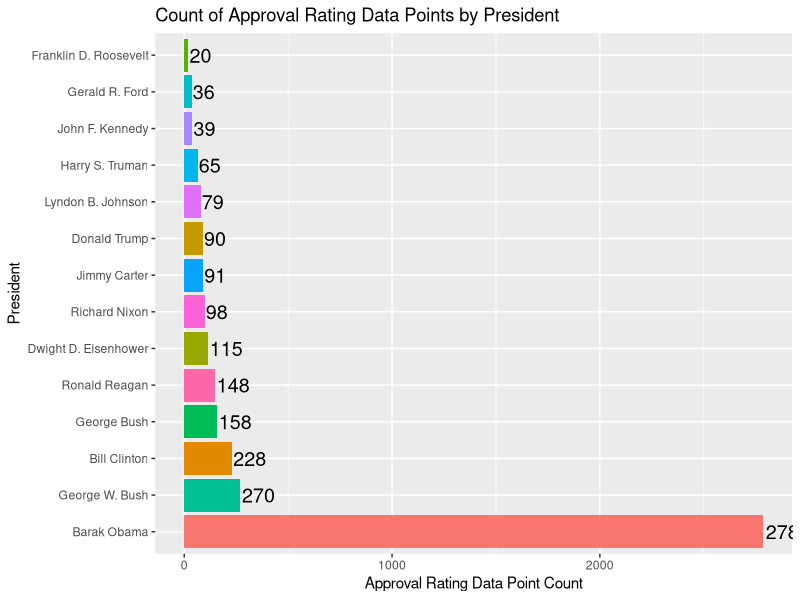
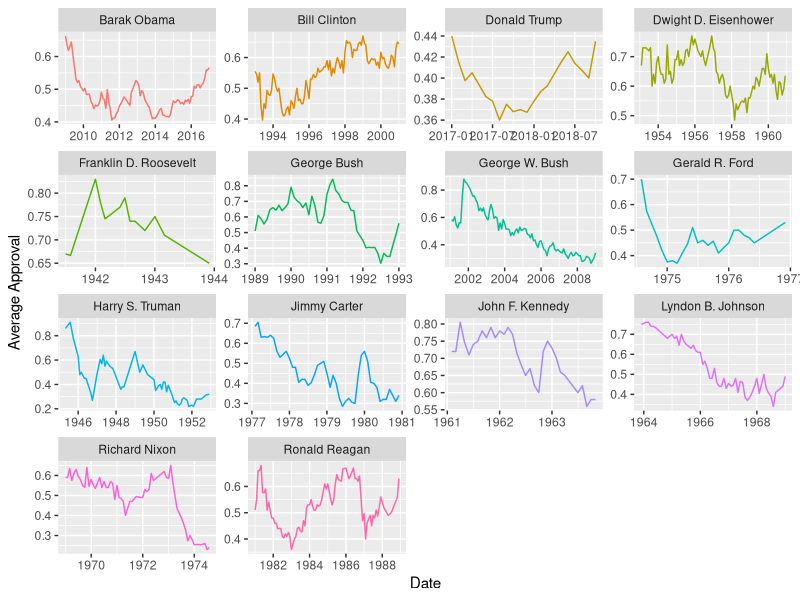
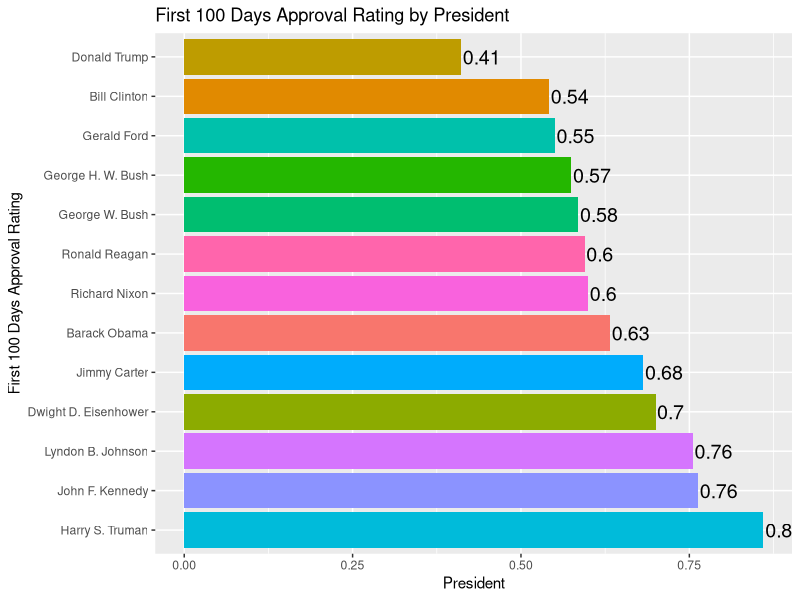

These charts were generated, in order, by the following R code: (Note: this script raises an error after producing the figures.)

# -----------------------------------------------------------------
#                               Analysis set up
# -----------------------------------------------------------------

setwd("/Users/wwaite/Dev/gtech/CSE 6242/bwaite15104.github.io/analysis/")
setwd("/Users/wwaite/Dev/gtech/CSE 6242/bwaite15104.github.io/data/")

# Load libraries
library(ggplot2)
library(dplyr)
library(tidyr)
library(lubridate)

# Load datasets
approval <- tbl_df(read.csv('Presidential Approval Ratings.csv', stringsAsFactors = FALSE))
speech_sentiments <- tbl_df(read.csv('speech_polarity_and_diversity.csv', stringsAsFactors = FALSE))
presidents <- tbl_df(read.csv('president_terms.csv', stringsAsFactors = FALSE))

# -----------------------------------------------------------------
#                  Approval Rating Structure, Analysis + Vizz
# -----------------------------------------------------------------

# Fix data types
approval$Start.Date <- mdy(approval$Start.Date)
approval$End.Date <- mdy(approval$End.Date)

# Modify df and mutate
df_approve <- approval %>%
  rename(start_date = Start.Date,
         end_date = End.Date,
         unsure_noData = Unsure.NoData) %>%
  mutate(approval_rate = Approving / 100)

# Data checks
nrow(df_approve) # 4224 rows
table(df_approve$President) # 66% of the dataset is obama

# Visualize count of approval rating data points
df_approve %>%
  select(President) %>%
  group_by(President) %>%
  count() %>%
  rename(rating_count = n) %>%
  arrange(desc(rating_count)) %>%
  ggplot(aes(x = reorder(President, -rating_count), y = rating_count, fill = President)) +
  geom_bar(stat = 'identity') +
  geom_text(aes(label = rating_count),
            position = position_dodge(width = 1),
            hjust = -0.05, size = 5) +
  coord_flip() +
  theme(legend.position="none") +
  labs(x = 'President', 
       y = 'Approval Rating Data Point Count', 
       title = 'Count of Approval Rating Data Points by President')

# Modify start_date to show month + year, to get a distribution of data points for sparse presidents
df_approve$start_year <- year(df_approve$start_date)

monthly_approval <- df_approve %>%
  group_by(President,
           start_year,
           month = floor_date(start_date, "month")) %>%
  summarize(avg_approval = mean(approval_rate))

monthly_approval %>%
  ggplot(aes(x = month, y = avg_approval, color = President)) +
  geom_line() +
  facet_wrap(~ President, scales = "free") +
  theme(legend.position="none") +
  labs(x = 'Date', y = 'Average Approval')
  
# -----------------------------------------------------------------
#        Analyze approval ratings by term checkpoints
# -----------------------------------------------------------------

#  Confirm president names for join
name_check <- df_approve %>%
  select(President) %>%
  full_join(presidents, by = c('President' = 'president')) %>%
  select(President, start_date) %>%
  distinct()

# Fix names
df_approve$President[df_approve$President == 'Barak Obama'] <- 'Barack Obama'
df_approve$President[df_approve$President == 'George Bush'] <- 'George H. W. Bush'
df_approve$President[df_approve$President == 'Gerald R. Ford'] <- 'Gerald Ford'

# Join with start date and mutate to add term checkpoints
presidents$start_date <- mdy(presidents$start_date)

term_checkpoints <- presidents %>%
  select(president, start_date) %>%
  full_join(df_approve, by = c('president' = 'President')) %>%
  filter(!is.na(start_date.y)) %>%
  rename(term_start = start_date.x,
         rating_date = start_date.y,
         rating_year = start_year) %>%
  select(president, term_start, rating_year, rating_date, approval_rate) %>%
  mutate(term_rating_date_delta = as.integer(rating_date - term_start))

# Visualize First 100 Days approval vs. sentiment
first_100 <- term_checkpoints %>%
  mutate(checkpoint = if_else(term_rating_date_delta <= 100, 'First 100 Days', 'After First 100 Days')) %>%
  filter(checkpoint == 'First 100 Days') %>%
  group_by(president, checkpoint) %>%
  mutate(first_100_approval = mean(approval_rate)) %>%
  select(president, checkpoint, first_100_approval) %>%
  distinct()

# Visualize First 100 Rating difference by president
first_100 %>%
  ggplot(aes(x = reorder(president, -first_100_approval), y = first_100_approval, fill = president)) +
  geom_bar(stat = 'identity') + 
  geom_text(aes(label = round(first_100_approval,2)),
            position = position_dodge(width = 1),
            hjust = -0.05, size = 5) +
  coord_flip() +
  theme(legend.position="none") +
  labs(y = 'President', 
       x = 'First 100 Days Approval Rating', 
       title = 'First 100 Days Approval Rating by President')

# -----------------------------------------------------------------------
#        Analyze sentiment vs. Approval Rating Checkpoints
# -----------------------------------------------------------------------

speech_sentiments$president_name <- tolower(speech_sentiments$president_name)
first_100$president <- tolower(first_100$president)

# Recode names
speech_sentiments$president_name[speech_sentiments$president_name == 'donald j. trump'] <- 'donald trump'
speech_sentiments$president_name[speech_sentiments$president_name == 'george bush'] <- 'george h. w. bush'
speech_sentiments$president_name[speech_sentiments$president_name == 'william j. clinton'] <- 'bill clinton'

# Confirm president names for join
name_check <- speech_sentiments %>%
  select(president_name) %>%
  full_join(first_100, by = c('president_name' = 'president'))

# Plot sentiment vs. first 100 approval
first_100_sentiment_approval <- speech_sentiments %>%
  full_join(first_100, by = c('president_name' = 'president')) %>%
  select(president_name, n, negative, positive, sentiment, negative_ratio, first_100_approval) %>%
  filter(!is.na(first_100_approval)) %>%
  filter(!is.na(sentiment))

first_100_sentiment_approval %>%
  ggplot(aes(x = first_100_approval, y = negative_ratio)) +
  geom_point(size = 2) +
  geom_smooth(method=lm) +
  geom_text(aes(label = president_name)) +
  labs(x = 'First 100 Days Average Approval', 
       y = 'Inaugural Speech Sentiment', 
       title = 'Inaugural Speech Sentiment vs. First 100 Days Approval Rating')

first_100_lm <- lm(first_100_approval ~ negative_ratio, data = first_100_sentiment_approval)
summary(first_100_lm)
